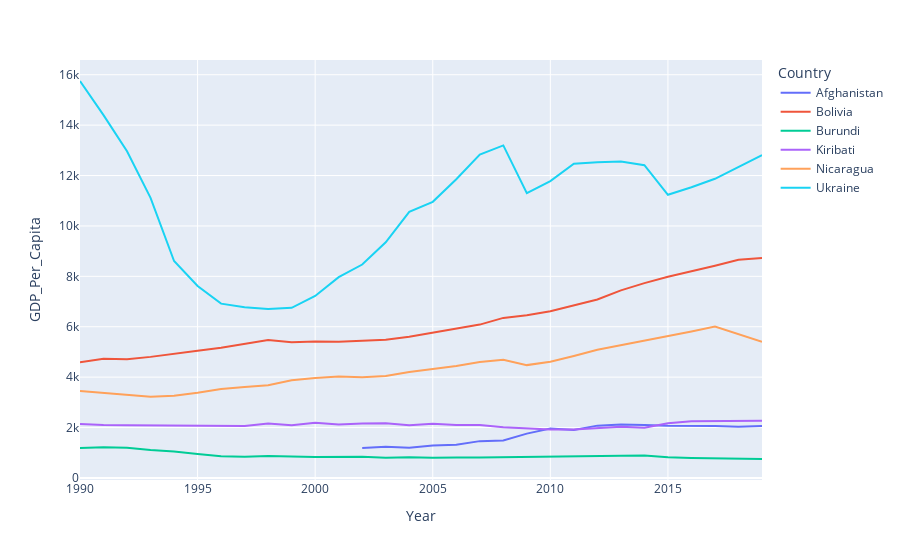

The notebook cell this image was saved under:
### Code cell
countries_interactive (
    dataset = filtered_gdp_cont_pop_trade,
    country_list = min_gdp2019_countries,
    plot_x = 'Year',
    plot_y = 'GDP_Per_Capita',
    color_var = 'Country'#,
    #symbol_var = 'Country',
)

### Figure 1 — Plotly figure (JSON) as saved in the notebook; plotly's stock layout.template omitted (floating-point values rounded to 4 significant figures)
{"data": [{"hovertemplate": "Country=Afghanistan<br>Year=%{x}<br>GDP_Per_Capita=%{y}<extra></extra>", "legendgroup": "Afghanistan", "line": {"color": "#636efa", "dash": "solid"}, "marker": {"symbol": "circle"}, "mode": "lines", "name": "Afghanistan", "orientation": "v", "showlegend": true, "type": "scatter", "x": [2019, 2018, 2017, 2016, 2015, 2014, 2013, 2012, 2011, 2010, 2009, 2008, 2007, 2006, 2005, 2004, 2003, 2002], "xaxis": "x", "y": [2065.0, 2034.0, 2058.0, 2057.0, 2068.0, 2102.0, 2116.0, 2075.0, 1905.0, 1957.0, 1759.0, 1484.0, 1461.0, 1316.0, 1287.0, 1200.0, 1236.0, 1190.0], "yaxis": "y"}, {"hovertemplate": "Country=Bolivia<br>Year=%{x}<br>GDP_Per_Capita=%{y}<extra></extra>", "legendgroup": "Bolivia", "line": {"color": "#EF553B", "dash": "solid"}, "marker": {"symbol": "circle"}, "mode": "lines", "name": "Bolivia", "orientation": "v", "showlegend": true, "type": "scatter", "x": [2019, 2018, 2017, 2016, 2015, 2014, 2013, 2012, 2011, 2010, 2009, 2008, 2007, 2006, 2005, 2004, 2003, 2002, 2001, 2000, 1999, 1998, 1997, 1996, 1995, 1994, 1993, 1992, 1991, 1990], "xaxis": "x", "y": [8724.0, 8656.0, 8424.0, 8203.0, 7984.0, 7731.0, 7444.0, 7081.0, 6845.0, 6613.0, 6456.0, 6351.0, 6085.0, 5921.0, 5750.0, 5605.0, 5479.0, 5434.0, 5403.0, 5416.0, 5386.0, 5469.0, 5312.0, 5164.0, 5050.0, 4925.0, 4805.0, 4706.0, 4728.0, 4587.0], "yaxis": "y"}, {"hovertemplate": "Country=Burundi<br>Year=%{x}<br>GDP_Per_Capita=%{y}<extra></extra>", "legendgroup": "Burundi", "line": {"color": "#00cc96", "dash": "solid"}, "marker": {"symbol": "circle"}, "mode": "lines", "name": "Burundi", "orientation": "v", "showlegend": true, "type": "scatter", "x": [2019, 2018, 2017, 2016, 2015, 2014, 2013, 2012, 2011, 2010, 2009, 2008, 2007, 2006, 2005, 2004, 2003, 2002, 2001, 2000, 1999, 1998, 1997, 1996, 1995, 1994, 1993, 1992, 1991, 1990], "xaxis": "x", "y": [751.7, 761.5, 773.6, 794.6, 825.2, 886.2, 877.3, 862.7, 852.5, 846.2, 831.6, 827.8, 815.9, 815.1, 798.7, 817.5, 804.9, 839.8, 826.0, 828.0, 850.0, 870.0, 839.2, 861.5, 947.8, 1045.0, 1105.0, 1202.0, 1216.0, 1185.0], "yaxis": "y"}, {"hovertemplate": "Country=Kiribati<br>Year=%{x}<br>GDP_Per_Capita=%{y}<extra></extra>", "legendgroup": "Kiribati", "line": {"color": "#ab63fa", "dash": "solid"}, "marker": {"symbol": "circle"}, "mode": "lines", "name": "Kiribati", "orientation": "v", "showlegend": true, "type": "scatter", "x": [2019, 2018, 2017, 2016, 2015, 2014, 2013, 2012, 2011, 2010, 2009, 2008, 2007, 2006, 2005, 2004, 2003, 2002, 2001, 2000, 1999, 1998, 1997, 1996, 1995, 1994, 1993, 1992, 1991, 1990], "xaxis": "x", "y": [2272.0, 2256.0, 2237.0, 2250.0, 2171.0, 1994.0, 2036.0, 1981.0, 1922.0, 1925.0, 1981.0, 2008.0, 2099.0, 2105.0, 2152.0, 2091.0, 2166.0, 2161.0, 2117.0, 2186.0, 2092.0, 2162.0, 2064.0, 2063.0, 2059.0, 2087.0, 2078.0, 2086.0, 2098.0, 2136.0], "yaxis": "y"}, {"hovertemplate": "Country=Nicaragua<br>Year=%{x}<br>GDP_Per_Capita=%{y}<extra></extra>", "legendgroup": "Nicaragua", "line": {"color": "#FFA15A", "dash": "solid"}, "marker": {"symbol": "circle"}, "mode": "lines", "name": "Nicaragua", "orientation": "v", "showlegend": true, "type": "scatter", "x": [2019, 2018, 2017, 2016, 2015, 2014, 2013, 2012, 2011, 2010, 2009, 2008, 2007, 2006, 2005, 2004, 2003, 2002, 2001, 2000, 1999, 1998, 1997, 1996, 1995, 1994, 1993, 1992, 1991, 1990], "xaxis": "x", "y": [5407.0, 5695.0, 6004.0, 5812.0, 5630.0, 5443.0, 5263.0, 5083.0, 4838.0, 4612.0, 4477.0, 4694.0, 4601.0, 4439.0, 4321.0, 4200.0, 4043.0, 3999.0, 4026.0, 3969.0, 3872.0, 3677.0, 3606.0, 3532.0, 3385.0, 3261.0, 3224.0, 3310.0, 3372.0, 3454.0], "yaxis": "y"}, {"hovertemplate": "Country=Ukraine<br>Year=%{x}<br>GDP_Per_Capita=%{y}<extra></extra>", "legendgroup": "Ukraine", "line": {"color": "#19d3f3", "dash": "solid"}, "marker": {"symbol": "circle"}, "mode": "lines", "name": "Ukraine", "orientation": "v", "showlegend": true, "type": "scatter", "x": [2019, 2018, 2017, 2016, 2015, 2014, 2013, 2012, 2011, 2010, 2009, 2008, 2007, 2006, 2005, 2004, 2003, 2002, 2001, 2000, 1999, 1998, 1997, 1996, 1995, 1994, 1993, 1992, 1991, 1990], "xaxis": "x", "y": [12810.0, 12340.0, 11870.0, 11530.0, 11240.0, 12410.0, 12550.0, 12530.0, 12470.0, 11780.0, 11300.0, 13200.0, 12830.0, 11850.0, 10960.0, 10560.0, 9349.0, 8468.0, 7969.0, 7221.0, 6751.0, 6701.0, 6770.0, 6916.0, 7617.0, 8607.0, 11110.0, 12960.0, 14400.0, 15750.0], "yaxis": "y"}], "layout": {"legend": {"title": {"text": "Country"}, "tracegroupgap": 0}, "margin": {"t": 60}, "xaxis": {"anchor": "y", "domain": [0, 1], "title": {"text": "Year"}}, "yaxis": {"anchor": "x", "domain": [0, 1], "title": {"text": "GDP_Per_Capita"}}}}
